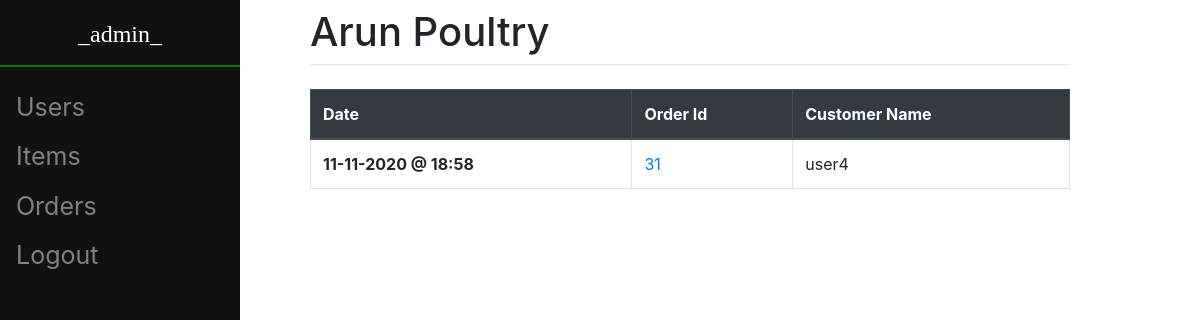
The page /view/ (signed in) on the database as committed earlier.
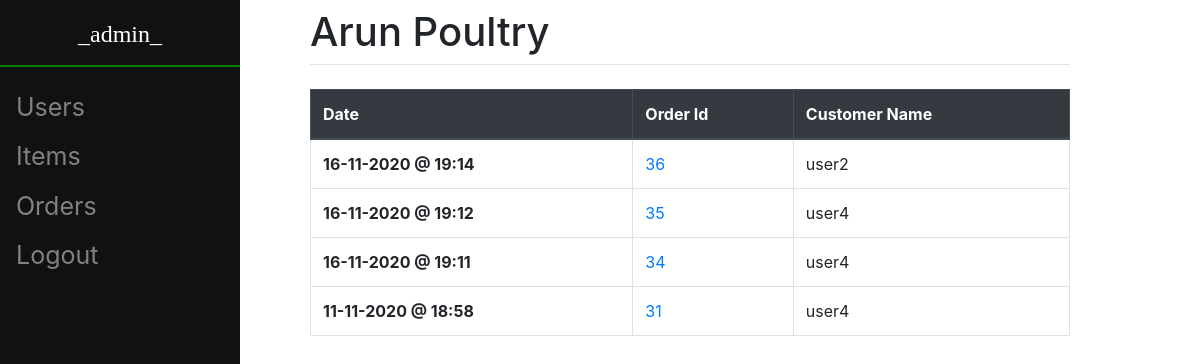
The same page on the database as committed later.
### orders/models.py (models this page shows, shortened)
class Order(models.Model):
	user = models.ForeignKey(User, on_delete = models.CASCADE, related_name = "user_order", null = False)
	items = models.ManyToManyField(Item, through = "Order_Item", related_name = "ord_item")
	created_at = models.DateTimeField(auto_now_add=True)
	updated_at = models.DateTimeField(auto_now=True)

### orders/views.py (the view)
# urls.py: path("view/", views.OrderListView.as_view(), name = "view"),
class OrderListView(LRM, View):
    model = Order
    template_name = "orders/order_list.html"
    def get(self, response):
        user_type = get_object_or_404(User_Type, user = response.user)
        priv = user_type.privilege
        if priv == True:
            orders = Order.objects.all().order_by('-updated_at')
        else:
            orders = Order.objects.filter(user = response.user).order_by('-updated_at')
        for ord in orders:
            ord.updated = ord.updated_at.strftime("%d-%m-%Y @ %H:%M")
        ctx = {'privilege' : priv, 'order_list' : orders}
        return render(response, self.template_name, ctx)

### orders/templates/orders/order_list.html (shortened to what this page needs)
{% extends 'orders/base.html' %}
{% block content %}
	{% if order_list %}
		<table class = "table table-bordered table-hover">
			<thead class="thead-dark">
				<tr>
					<th scope="col">Date</th>
					<th scope="col">Order Id</th>
					{% if privilege %}
						<th scope = "col">Customer Name</th>
					{% endif %}
				</tr>
			</thead>
			<tbody>
				{% for ord in order_list %}
					<tr>
						<th scope="row"> {{ ord.updated }} </th>
						<td><a href = "{% url 'orders:order_detail'  ord.id %}"> {{ ord.id }} </a></td>
						{% if privilege %}
							<td> {{ ord.user }} </td>
						{% endif %}
					</tr>
				{% endfor %}
			</tbody>
		</table>
	{% else %}
			<p>There are no orders to view</p>
    {% endif %}
{% endblock %}

### orders/templates/orders/base.html (shortened to what this page needs)
<!doctype html>
<html>
<head>
	<link rel="stylesheet" href="https://stackpath.bootstrapcdn.com/bootstrap/4.3.1/css/bootstrap.min.css">
</head>
<body>
	<div class="sidenav">
		{% block side %}
			{% if user.is_authenticated %}
				<h4>{{ user.username }}</h4>
				<hr>
				{% if privilege %}
					<a href = "/register">Users</a>
					<a href = "/item/view/">Items</a>
				{% else %}
					<a href="/create">New Order</a>
				{% endif %}
				<a href="/view">Orders</a>
				<a href = "/logout">Logout</a>
			{% else %}
				<a href="/">Home</a>
				<a href="/login">Login</a>
			{% endif %}
		{% endblock %}
	</div>
	<div id="content" name="content" class="main">
				<h1 class="mt-2">Arun Poultry</h1>
				<hr class="mt-0 mb-4">
				{% block content %}
				{% endblock %}
	</div>
</body>
</html>

### orders/templates/orders/base.html (style rules this page uses)
.sidenav { height:100%; width: 20%; position: fixed; z-index:1; top:0; left:0; background-color:#111; overflow-x:hidden; padding-top:20px; }
.sidenav h4 { font-family: 'Times New Roman', Times, serif; color: #FFFFFF; text-align: center; }
.sidenav hr { border: 1px solid green; }
.sidenav a { padding:6px 8px 6px 16px; text-decoration: none; font-size:25px; color: #818181; display:block; }
.main { margin-left: 25%; padding: 0px 10px; margin-right: 10%; margin-bottom: 5%; }

Rows that differ between the two databases and show on the page:
added Order: updated "16-11-2020 @ 19:14", id "36", user "user2"
added Order: updated "16-11-2020 @ 19:12", id "35", user "user4"
added Order: updated "16-11-2020 @ 19:11", id "34", user "user4"
